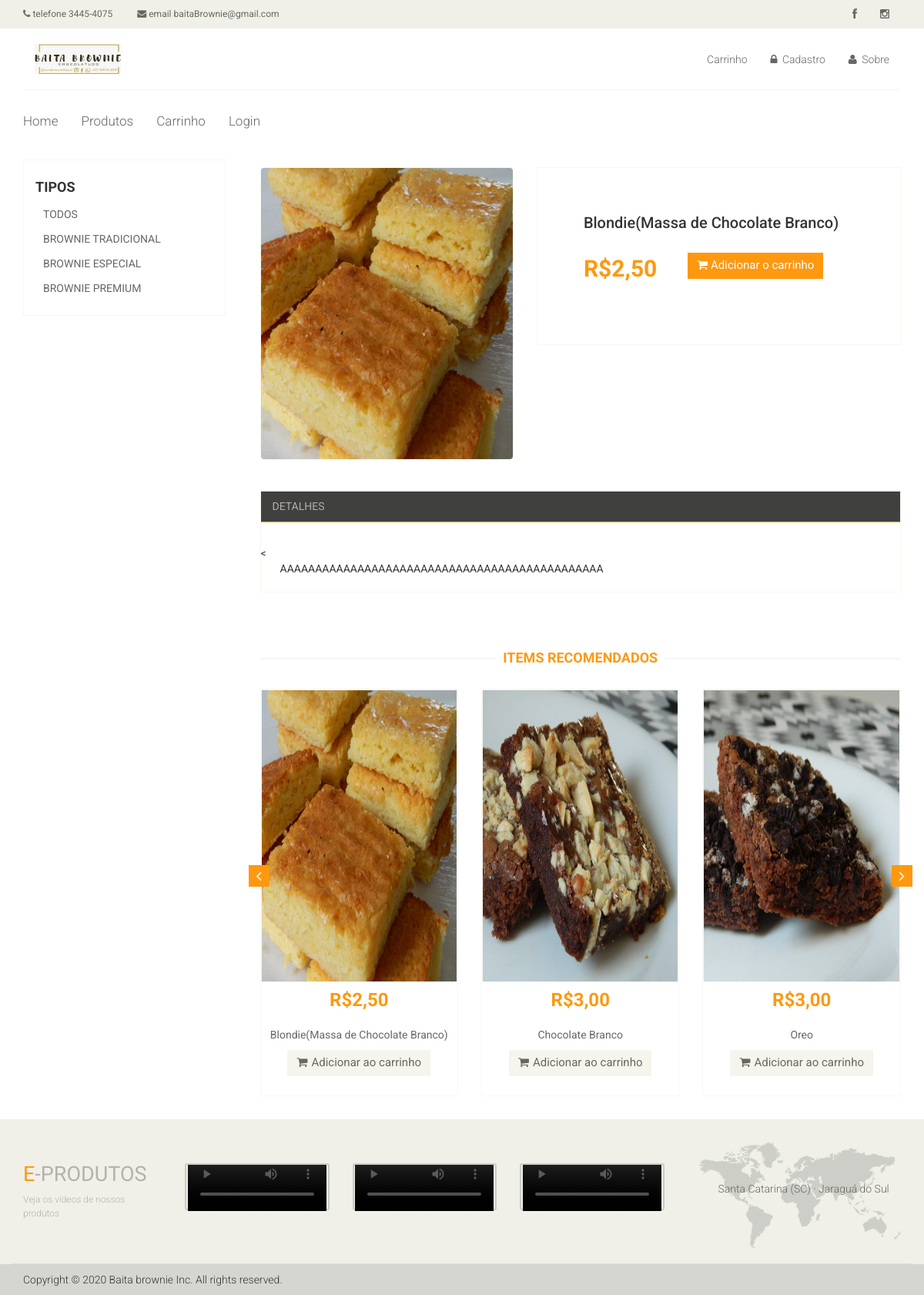
The page /product-details.php?acao=add&id=2 on the database its author committed.
### tables this page shows
CREATE TABLE `produtos` (
  `id` int(11) NOT NULL,
  `nome` varchar(255) NOT NULL,
  `preco` decimal(10,2) NOT NULL,
  `image` varchar(255) DEFAULT '',
  `descricao` varchar(500) DEFAULT '',
  `id_categoria` int(12) NOT NULL,
  `quantidade` int(20) NOT NULL DEFAULT 10
);

### functions/produtos.php (called while the page is built, shortened)
<?php
function getProdutos($pdo){
	$sql = "SELECT * FROM produtos ";
	$stmt = $pdo->prepare($sql);
	$stmt->execute();
	return $stmt->fetchAll(PDO::FETCH_ASSOC);
}
function getLastProducts($pdo){
	$sql = "SELECT * FROM produtos order by id DESC ";
	$stmt = $pdo->prepare($sql);
	$stmt->execute();
	return $stmt->fetchAll(PDO::FETCH_ASSOC);
}
?>

### dashboard/function.php (called while the page is built, shortened)
<?php
function get_image_name($imageid)
{
	include('db.php');
	$statement = $connection->prepare("SELECT image FROM produtos WHERE id = '$imageid'");
	$statement->execute();
	$result = $statement->fetchAll();
	foreach($result as $row)
	{
		return $row["image"];
	}
}
?>

### functions/prod_detail.php (called while the page is built, shortened)
<?php
function ObterProduto($pdo, $lista) {
	$sql = "SELECT * FROM produtos where id = ".$lista." ";
	$stmt = $pdo->prepare($sql);
	$stmt->execute();
	return $stmt->fetchAll(PDO::FETCH_ASSOC);
}
?>

### product-details.php (the view, shortened to what this page needs)
<?php
	require_once "functions/produtos.php";
	require_once "functions/prod_detail.php";
	require_once "dashboard/function.php";
	$pdoConnection = require_once "connection.php";
	$resultado = ObterProduto($pdoConnection, $_GET['id']);
	$produtos_shift = array_shift($resultado);
	$products = getProdutos($pdoConnection);
	$last_products = getLastProducts($pdoConnection);
	$contador1 = 0;
?>
<!DOCTYPE html>
<html lang="en">
<head>
    <link href="css/bootstrap.min.css" rel="stylesheet">
    <link href="css/font-awesome.min.css" rel="stylesheet">
    <link href="css/prettyPhoto.css" rel="stylesheet">
    <link href="css/price-range.css" rel="stylesheet">
    <link href="css/animate.css" rel="stylesheet">
	<link href="css/main.css" rel="stylesheet">
	<link href="css/responsive.css" rel="stylesheet">
</head>
<body>
	<header id="header">
		<div class="header_top">
			<div class="container">
				<div class="row">
					<div class="col-sm-6">
						<div class="contactinfo">
							<ul class="nav nav-pills">
								<li><a href=""><i class="fa fa-phone"></i> telefone 3445-4075</a></li>
								<li><a href=""><i class="fa fa-envelope"></i> email baitaBrownie@gmail.com</a></li>
							</ul>
						</div>
					</div>
					<div class="col-sm-6">
						<div class="social-icons pull-right">
							<ul class="nav navbar-nav">
								<li><a href="https://pt-br.facebook.com/pg/baitabrowniefloripa/posts/"><i class="fa fa-facebook"></i></a></li>
								<li><a href="https://www.instagram.com/baitabrowniefloripa/"><i class="fa fa-instagram"></i></a></li>
							</ul>
						</div>
					</div>
				</div>
			</div>
		</div>
		<div class="header-middle">
			<div class="container">
				<div class="row">
					<div class="col-md-4 clearfix">
						<div class="logo pull-left">
							<a href="index.php"><img src="images/home/logo.png" alt="" /></a>
						</div>
					</div>
					<div class="col-md-8 clearfix">
						<div class="shop-menu clearfix pull-right">
							<ul class="nav navbar-nav">
								<?php if (isset($_SESSION['name']) ): ?>
									<li><a href="carrinho.php">Carrinho</a></li>
								<?php else :?>
									<li><a href="login.php">Carrinho</a></li>
								<?php endif;?>
								<?php if(!isset($_SESSION['name'])): ?>
									<li><a href="login.php"><i class="fa fa-lock"></i> Cadastro</li>
								<?php endif?>
								<li><a href="sobre.php"><i class="fa fa-user"></i> Sobre</a></li>
							</ul>
						</div>
					</div>
				</div>
			</div>
		</div>
		<div class="header-bottom">
			<div class="container">
				<div class="row">
					<div class="col-sm-9">
						<div class="mainmenu pull-left">
							<ul class="nav navbar-nav collapse navbar-collapse">
								<li><a href="index.php">Home</a></li>
								<li><a href="shop.php">Produtos</a></li>
								<?php if (isset($_SESSION['name']) ): ?>
									<li><a href="carrinho.php">Carrinho</a></li>
								<?php else :?>
									<li><a href="login.php">Carrinho</a></li>
								<?php endif;?>
								<?php if(!isset($_SESSION['name'])): ?>
									<li><a href="login.php">Login</a></li>
								<?php endif?>
							</ul>
						</div>
					</div>
				</div>
			</div>
		</div>
	</header>
	<section>
		<div class="container">
			<div class="row">
				<div class="col-sm-3">
					<div class="left-sidebar">
						<div class="brands_products">
							<div class="brands-name">
								<ul class="nav nav-pills nav-stacked">
									<div class="container">
										<h4><b>TIPOS</b></h4>
									</div>
									<li><a href="shop.php"> <span class="pull-right"></span>Todos</a></li>
									<li><a href="shop.php?acao=filterCategoria&filtroCat=1"> <span class="pull-right"></span>Brownie Tradicional</a></li>
									<li><a href="shop.php?acao=filterCategoria&filtroCat=2"> <span class="pull-right"></span>Brownie Especial</a></li>
									<li><a href="shop.php?acao=filterCategoria&filtroCat=3"> <span class="pull-right"></span>Brownie Premium</a></li>
								</ul>
							</div>
						</div>
					</div>
				</div>
				<div class="col-sm-9 padding-right">
					<div class="product-details">
						<div class="col-sm-5">
							<?php
								$image = get_image_name($produtos_shift['id']);
							?>
							<div class="view-product">
								<img src= "upload/<?php echo $image?>" id="zoomImg" alt="" />
							</div>
						</div>
						<div class="col-sm-7">
							<div class="product-information">
								<h2><?php echo $produtos_shift['nome']?></h2>
								<span>
									<span>R$<?php echo number_format($produtos_shift['preco'], 2, ',', '.')?></span>
									<?php if(isset($_SESSION['name'])): ?>
										<a type="button" class="btn btn-fefault cart" href="carrinho.php?acao=add&id=<?php echo $produtos_shift['id']?>">
											<i class="fa fa-shopping-cart"></i>
											Adicionar o carrinho
										</a>
									<?php else: ?>
										<a type="button" class="btn btn-fefault cart" href="login.php">
											<i class="fa fa-shopping-cart"></i>
											Adicionar o carrinho
										</a>
									<?php endif?>
								</span>
							</div>
						</div>
					</div>
					<div class="category-tab shop-details-tab">
						<div class="col-sm-12">
							<ul class="nav nav-tabs">
								<li><a href="#details" data-toggle="tab">Detalhes</a></li>
							</ul>
						</div>
						< <div class="tab-content">
							<div class="tab-pane fade active in" id="reviews" >
								<div class="col-sm-12">
									<p><?php echo $produtos_shift['descricao']?></p>
								</div>
							</div>
						</div>
					</div>
					<div class="recommended_items">
						<h2 class="title text-center">items recomendados</h2>
						<div id="recommended-item-carousel" class="carousel slide" data-ride="carousel">
							<div class="carousel-inner">
								<div class="item active">
									<?php foreach($products as $product) : ?>
										<div class="col-sm-4">
											<div class="product-image-wrapper">
												<div class="single-products">
													<div class="productinfo text-center">
														<?php
															$image = get_image_name($product['id']);
														?>
														<div class="view-product">
															<a href="product-details.php?acao=add&id=<?php echo $product['id']?>"> <img src= "upload/<?php echo $image?>" style="cursor: pointer" /> </a>
														</div>
														<h2>R$<?php echo number_format($product['preco'], 2, ',', '.')?></h2>
														<p><?php echo $product['nome']?></p>
														<?php if(isset($_SESSION['name'])): ?>
															<a class="btn btn-default add-to-cart" href="carrinho.php?acao=add&id=<?php echo $product['id']?>"><i class="fa fa-shopping-cart"></i>Adicionar ao carrinho</a>
														<?php else: ?>
															<a class="btn btn-default add-to-cart" href="login.php"><i class="fa fa-shopping-cart"></i>Adicionar ao carrinho</a>
														<?php endif?>
													</div>
												</div>
											</div>
										</div>
										<?php $contador1++?>
										<?php if($contador1==3): break?>
									<?php endif?>
									<?php endforeach;?>
								</div>
							</div>
							<a class="left recommended-item-control" href="#recommended-item-carousel" data-slide="prev">
								<i class="fa fa-angle-left"></i>
							</a>
							<a class="right recommended-item-control" href="#recommended-item-carousel" data-slide="next">
								<i class="fa fa-angle-right"></i>
							</a>
						</div>
					</div>
				</div>
			</div>
		</div>
	</section>
	<footer id="footer">
		<div class="footer-top">
			<div class="container">
				<div class="row">
					<div class="col-sm-2">
						<div class="companyinfo">
							<h2><span>e</span>-Produtos</h2>
							<p>Veja os vídeos de nossos produtos</p>
						</div>
					</div>
					<div class="col-sm-7">
						<div class="col-sm-4">
							<div class="video-gallery text-center">
								<a>
									<div class="iframe-img">
										<video width="180" height="60" controls>
											<source src="video/video_1.mp4" type="video/mp4">
										</video>
									</div>
								</a>
							</div>
						</div>
						<div class="col-sm-4">
							<div class="video-gallery text-center">
								<a>
									<div class="iframe-img">
										<video width="180" height="60" controls>
											<source src="video/video_2.mov" type="video/mp4">
										</video>
									</div>
								</a>
							</div>
						</div>
						<div class="col-sm-4">
							<div class="video-gallery text-center">
								<a>
									<div class="iframe-img">
										<video width="180" height="60" controls>
											<source src="video/video_3.mov" type="video/mp4">
										</video>
									</div>
								</a>
							</div>
						</div>
					</div>
					<div class="col-sm-3 ">
						<div class="address">
							<img src="images/home/map.png" alt="" />
							<p> Santa Catarina (SC) · Jaraguá do Sul</p>
						</div>
					</div>
				</div>
			</div>
		</div>
		<div class="footer-bottom">
			<div class="container">
				<div class="row">
					<p class="pull-left">Copyright © 2020 Baita brownie Inc. All rights reserved.</p>
				</div>
			</div>
		</div>
	</footer>
</body>
</html>

### product-details.php (style rules this page uses)
#zoomImg { border-radius: 5px; cursor: pointer; transition: 0.3s; }

### rows shown on the page
produtos: id+image (picture), nome "Blondie(Massa de Chocolate Branco)", preco "2,50", descricao "AAAAAAAAAAAAAAAAAAAAAAAAAAAAAAAAAAAAAAAAAAAAAA", shows a picture
produtos: id+image (picture), preco "3,00", nome "Chocolate Branco"
produtos: id+image (picture), preco "3,00", nome "Oreo"
